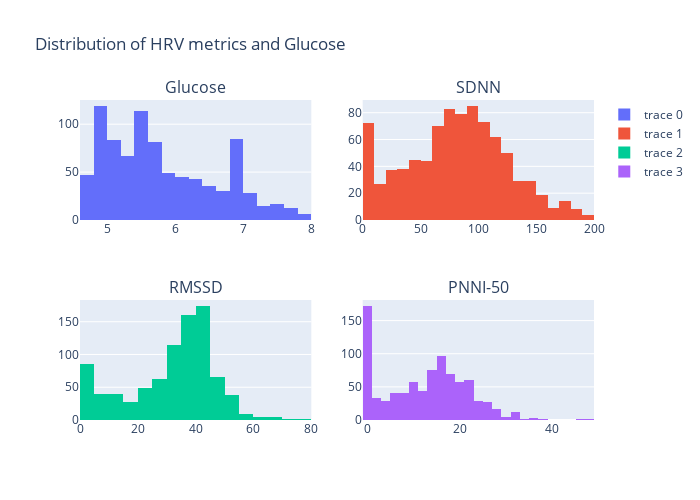

The notebook cell saved with this chart:
### Code cell
fig = make_subplots(
    rows=2, cols=2,
    subplot_titles=("Glucose", "SDNN", "RMSSD", "PNNI-50"))

fig.add_trace(go.Histogram(x=df['glucose']),
              row=1, col=1)

fig.add_trace(go.Histogram(x=df['sdnn']),
              row=1, col=2)

fig.add_trace(go.Histogram(x=df['rmssd']),
              row=2, col=1)

fig.add_trace(go.Histogram(x=df['pnni_50']),
              row=2, col=2)

fig.update_layout(height=500, width=700,
                  title_text="Distribution of HRV metrics and Glucose")

fig.show()

### Figure 1 — Plotly figure (JSON) as saved in the notebook; plotly's stock layout.template omitted (floating-point values rounded to 4 significant figures; data arrays with more than 128 entries replaced by an {"elided": "..."} marker saying what was removed)
{"data": [{"type": "histogram", "x": {"elided": "877 float values"}, "xaxis": "x", "yaxis": "y"}, {"type": "histogram", "x": {"elided": "877 float values"}, "xaxis": "x2", "yaxis": "y2"}, {"type": "histogram", "x": {"elided": "877 float values"}, "xaxis": "x3", "yaxis": "y3"}, {"type": "histogram", "x": {"elided": "877 float values"}, "xaxis": "x4", "yaxis": "y4"}], "layout": {"annotations": [{"font": {"size": 16}, "showarrow": false, "text": "Glucose", "x": 0.225, "xanchor": "center", "xref": "paper", "y": 1, "yanchor": "bottom", "yref": "paper"}, {"font": {"size": 16}, "showarrow": false, "text": "SDNN", "x": 0.775, "xanchor": "center", "xref": "paper", "y": 1, "yanchor": "bottom", "yref": "paper"}, {"font": {"size": 16}, "showarrow": false, "text": "RMSSD", "x": 0.225, "xanchor": "center", "xref": "paper", "y": 0.375, "yanchor": "bottom", "yref": "paper"}, {"font": {"size": 16}, "showarrow": false, "text": "PNNI-50", "x": 0.775, "xanchor": "center", "xref": "paper", "y": 0.375, "yanchor": "bottom", "yref": "paper"}], "height": 500, "title": {"text": "Distribution of HRV metrics and Glucose"}, "width": 700, "xaxis": {"anchor": "y", "domain": [0, 0.45]}, "xaxis2": {"anchor": "y2", "domain": [0.55, 1]}, "xaxis3": {"anchor": "y3", "domain": [0, 0.45]}, "xaxis4": {"anchor": "y4", "domain": [0.55, 1]}, "yaxis": {"anchor": "x", "domain": [0.625, 1]}, "yaxis2": {"anchor": "x2", "domain": [0.625, 1]}, "yaxis3": {"anchor": "x3", "domain": [0, 0.375]}, "yaxis4": {"anchor": "x4", "domain": [0, 0.375]}}}
